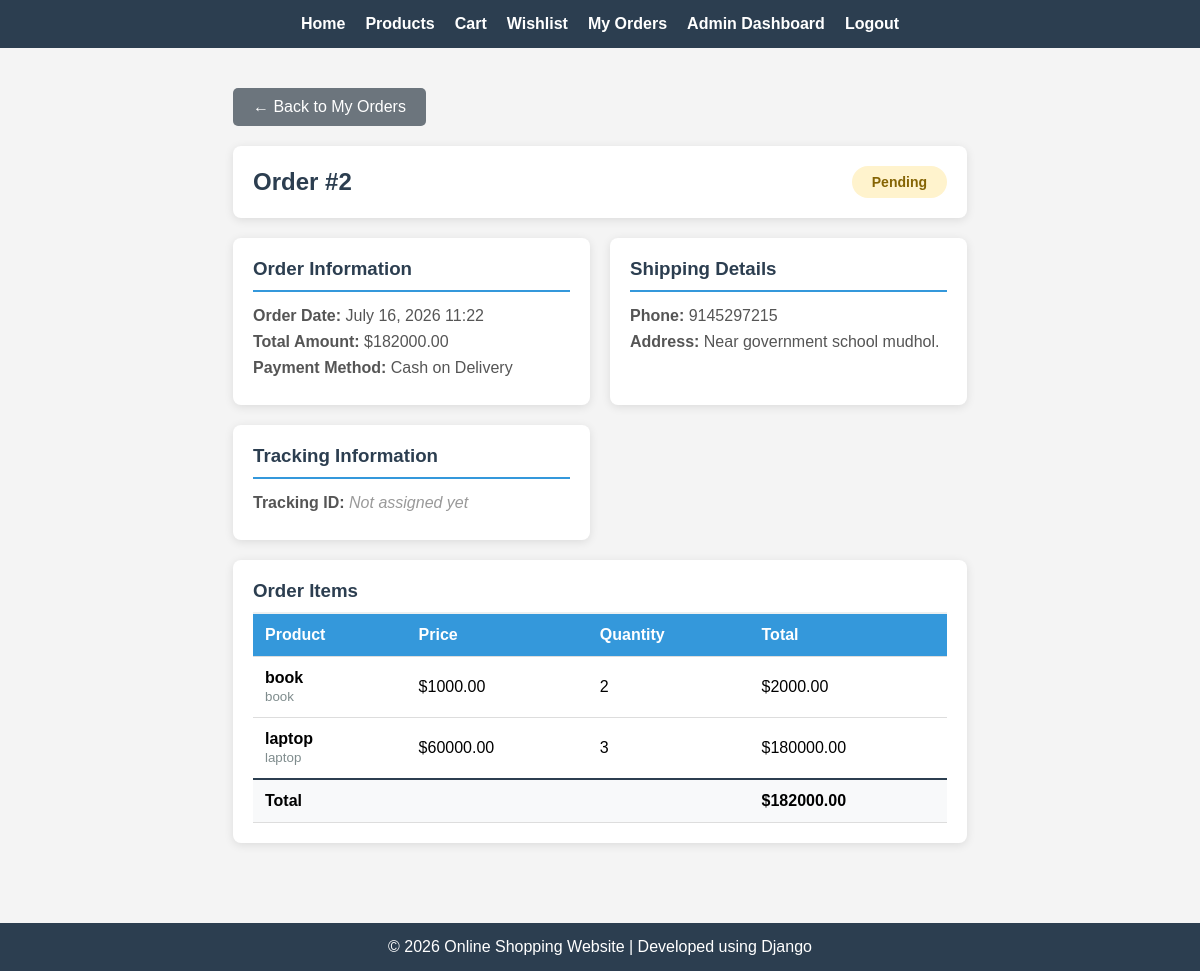
The page /order-detail/2/ (signed in) on the database its author committed.
### new_app/models.py (models this page shows, shortened)
class Order(models.Model):
    STATUS_CHOICES = [
        ('Pending', 'Pending'),
        ('Processing', 'Processing'),
        ('Shipped', 'Shipped'),
        ('Out for Delivery', 'Out for Delivery'),
        ('Delivered', 'Delivered'),
        ('Cancelled', 'Cancelled'),
    ]
    user = models.ForeignKey(CustomUser, on_delete=models.CASCADE)
    order_date = models.DateTimeField(auto_now_add=True)
    total_amount = models.DecimalField(max_digits=10, decimal_places=2)
    payment_method = models.CharField(max_length=50, default='Cash on Delivery')
    status = models.CharField(max_length=50, choices=STATUS_CHOICES, default='Pending')
    tracking_id = models.CharField(max_length=100, blank=True, null=True)
    tracking_details = models.TextField(blank=True, null=True)
    shipping_address = models.TextField()
    phone_number = models.CharField(max_length=15)

class OrderItem(models.Model):
    order = models.ForeignKey(Order, on_delete=models.CASCADE, related_name='order_items')
    product = models.ForeignKey('Product', on_delete=models.CASCADE)
    quantity = models.PositiveIntegerField(default=1)
    price = models.DecimalField(max_digits=10, decimal_places=2)  # Price at time of order
    @property
    def total_price(self):
        return self.quantity * self.price

class Product(models.Model):
    name = models.CharField(max_length=100)
    price = models.IntegerField()
    description = models.TextField()

### new_app/views.py (the view)
# urls.py: path('order-detail/<int:order_id>/', views.order_detail, name='order_detail'),
@login_required
def order_detail(request, order_id):
    order = Order.objects.get(id=order_id, user=request.user)
    order_items = order.order_items.all()
    return render(request, 'order_detail.html', {
        'order': order,
        'order_items': order_items
    })

### new_app/templates/order_detail.html (shortened to what this page needs)
{% extends 'base.html' %}
{% block content %}
<div class="container">
  <a href="{% url 'my_orders' %}" class="btn-back">← Back to My Orders</a>
  <div class="order-header-section">
    <h2>Order #{{ order.id }}</h2>
    <span class="order-status status-{{ order.status|lower }}">{{ order.status }}</span>
  </div>
  <div class="order-info-grid">
    <div class="info-card">
      <h3>Order Information</h3>
      <p><strong>Order Date:</strong> {{ order.order_date|date:"F d, Y H:i" }}</p>
      <p><strong>Total Amount:</strong> ${{ order.total_amount }}</p>
      <p><strong>Payment Method:</strong> {{ order.payment_method }}</p>
    </div>
    <div class="info-card">
      <h3>Shipping Details</h3>
      <p><strong>Phone:</strong> {{ order.phone_number }}</p>
      <p><strong>Address:</strong> {{ order.shipping_address }}</p>
    </div>
    <div class="info-card">
      <h3>Tracking Information</h3>
      {% if order.tracking_id %}
      <p><strong>Tracking ID:</strong> {{ order.tracking_id }}</p>
      {% else %}
      <p><strong>Tracking ID:</strong> <span class="not-available">Not assigned yet</span></p>
      {% endif %}
    </div>
  </div>
  <div class="order-items-section">
    <h3>Order Items</h3>
    <table class="items-table">
      <thead>
        <tr>
          <th>Product</th>
          <th>Price</th>
          <th>Quantity</th>
          <th>Total</th>
        </tr>
      </thead>
      <tbody>
        {% for item in order_items %}
        <tr>
          <td>
            <strong>{{ item.product.name }}</strong><br>
            <small>{{ item.product.description|truncatewords:10 }}</small>
          </td>
          <td>${{ item.price }}</td>
          <td>{{ item.quantity }}</td>
          <td>${{ item.total_price }}</td>
        </tr>
        {% endfor %}
        <tr class="total-row">
          <td colspan="3"><strong>Total</strong></td>
          <td><strong>${{ order.total_amount }}</strong></td>
        </tr>
      </tbody>
    </table>
  </div>
</div>
{% endblock %}

### new_app/templates/base.html (style rules this page uses)
* { margin: 0; padding: 0; box-sizing: border-box; font-family: Arial, Helvetica, sans-serif; }
body { background: #f4f4f4; }
.container { width: 90%; margin: 20px auto; }

### new_app/templates/order_detail.html (style rules this page uses)
.container { max-width: 900px; margin: 0 auto; padding: 20px; }
.btn-back { display: inline-block; padding: 10px 20px; background: #6c757d; color: white; text-decoration: none; border-radius: 5px; margin-bottom: 20px; }
.order-header-section { background: white; padding: 20px; border-radius: 8px; box-shadow: 0 2px 10px rgba(0, 0, 0, 0.1); display: flex; justify-content: space-between; align-items: center; margin-bottom: 20px; }
.order-header-section h2 { margin: 0; color: #2c3e50; }
.order-status { padding: 8px 20px; border-radius: 20px; font-size: 14px; font-weight: bold; }
.status-pending { background: #fff3cd; color: #856404; }
.order-info-grid { display: grid; grid-template-columns: repeat(auto-fit, minmax(250px, 1fr)); gap: 20px; margin-bottom: 20px; }
.info-card { background: white; padding: 20px; border-radius: 8px; box-shadow: 0 2px 10px rgba(0, 0, 0, 0.1); }
.info-card h3 { margin-top: 0; color: #2c3e50; border-bottom: 2px solid #3498db; padding-bottom: 10px; margin-bottom: 15px; }
.info-card p { margin: 8px 0; color: #555; }
.not-available { color: #999; font-style: italic; }
.order-items-section { background: white; padding: 20px; border-radius: 8px; box-shadow: 0 2px 10px rgba(0, 0, 0, 0.1); }
.order-items-section h3 { margin-top: 0; color: #2c3e50; border-bottom: 2px solid #ecf0f1; padding-bottom: 10px; }
.items-table { width: 100%; border-collapse: collapse; }
.items-table thead { background: #3498db; color: white; }
.items-table th, .items-table td { padding: 12px; text-align: left; border-bottom: 1px solid #ddd; }
.items-table small { color: #7f8c8d; }
.items-table .total-row { background: #f8f9fa; }
.items-table .total-row td { border-top: 2px solid #2c3e50; font-size: 16px; }

### rows shown on the page
Order: id "2", status "Pending", order_date "July 16, 2026 11:22", total_amount "182000.00", payment_method "Cash on Delivery", phone_number "9145297215", shipping_address "Near government school mudhol."
OrderItem: product.name "book", product.description "book", price "1000.00", quantity "2", total_price "2000.00"
OrderItem: product.name "laptop", product.description "laptop", price "60000.00", quantity "3", total_price "180000.00"
